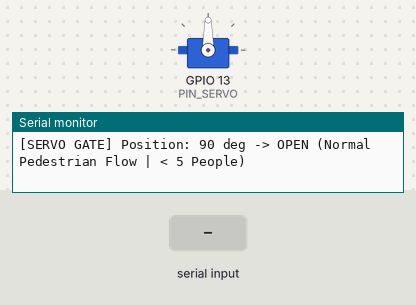
Simulated run of this sketch. Board: ESP32. Shown: servo, the last lines printed to the serial monitor. Inputs (shaded band) come from the test bench.

Above: at 1.7 s.
1.8 s: "s" received over Serial
At 2.67 s:
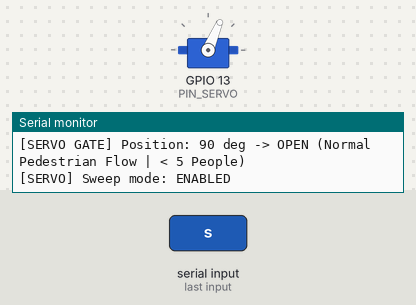
4.8 s: "S" received over Serial
At 4.8 s:
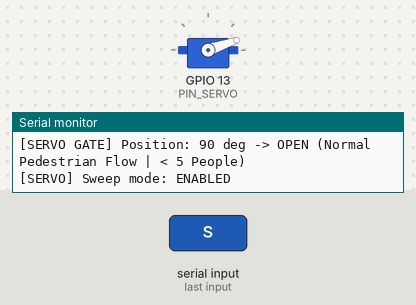
6.3 s: "9" received over Serial
At 6.8 s:
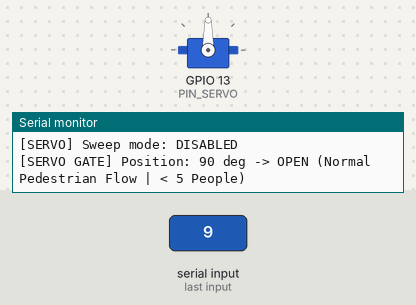
Timing chart, 0 to 9.3 s (numbered marks = the images above; inputs shaded):
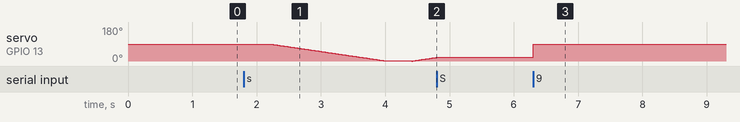

Measured:
- after the input at 4.8 s, servo on GPIO 13 (PIN_SERVO): stays 19° (without the input it goes to 20° after 0.01 s)
- after the input at 6.3 s, servo on GPIO 13 (PIN_SERVO): 19° → 90° at once

The sketch:

03_test_servo_gate.ino
```cpp
/*
 * =============================================================================
 * CPR (Crowd Pressure Radar) — Hardware Test 03: SG90 Micro Servo Gate
 * Board: ESP32 Dev Module
 * =============================================================================
 *
 * PIN CONNECTIONS:
 * - Servo Signal (Orange / Yellow): GPIO 13
 * - Servo VCC (Red):                 5V (or Vin from USB)
 * - Servo GND (Brown / Black):       GND
 *
 * REQUIRED LIBRARY:
 * - "ESP32Servo" by Kevin Harrington (Install via Arduino Library Manager)
 *
 * SERIAL MONITOR COMMANDS (115200 baud):
 * - Send '9' -> 90 degrees (GATE OPEN — Normal flow)
 * - Send '4' -> 45 degrees (GATE METERED — Regulated caution inflow)
 * - Send '0' -> 0 degrees  (GATE LOCKED — Emergency crowd crush shield)
 * - Send 's' -> SWEEP MODE (Automated continuous test sweep 0 to 90 deg)
 * =============================================================================
 */

#include <ESP32Servo.h>

#define PIN_SERVO 13

Servo gateServo;

int currentAngle = 90;
bool sweepMode = false;
int sweepStep = 1;

void setGateAngle(int angle) {
  currentAngle = constrain(angle, 0, 90);
  gateServo.write(currentAngle);

  String desc = "UNKNOWN";
  if (currentAngle == 90) desc = "OPEN (Normal Pedestrian Flow | < 5 People)";
  else if (currentAngle == 45) desc = "METERED (Regulated Inflow | 5 - 9 People)";
  else if (currentAngle == 0) desc = "CLOSED & LOCKED (Crush Shield Active | >= 10 People)";

  Serial.print("[SERVO GATE] Position: ");
  Serial.print(currentAngle);
  Serial.print(" deg -> ");
  Serial.println(desc);
}

void setup() {
  Serial.begin(115200);
  delay(500);

  Serial.println("\n========================================================");
  Serial.println("  CPR ESP32 Test 03: SG90 Servo Corridor Barrier");
  Serial.println("  Pin: GPIO 13 (PWM)");
  Serial.println("  Commands: '9' (Open), '4' (Meter), '0' (Lock), 's' (Sweep)");
  Serial.println("========================================================\n");

  gateServo.setPeriodHertz(50);             // Standard 50Hz servo PWM
  gateServo.attach(PIN_SERVO, 500, 2400);   // Standard 500-2400us pulse bounds

  setGateAngle(90); // Default Open
}

void loop() {
  if (Serial.available()) {
    char cmd = Serial.read();
    if (cmd == '9') { sweepMode = false; setGateAngle(90); }
    else if (cmd == '4') { sweepMode = false; setGateAngle(45); }
    else if (cmd == '0') { sweepMode = false; setGateAngle(0); }
    else if (cmd == 's' || cmd == 'S') {
      sweepMode = !sweepMode;
      Serial.print("[SERVO] Sweep mode: ");
      Serial.println(sweepMode ? "ENABLED" : "DISABLED");
    }
  }

  // Smooth sweep between 0 and 90 degrees
  if (sweepMode) {
    currentAngle += sweepStep;
    if (currentAngle >= 90) { currentAngle = 90; sweepStep = -1; delay(400); }
    if (currentAngle <= 0)  { currentAngle = 0;  sweepStep = 1;  delay(400); }
    gateServo.write(currentAngle);
    delay(20);
  }
}
```
